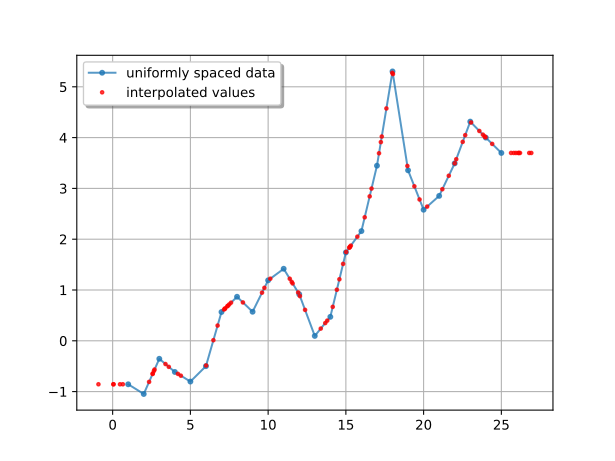

This chart was generated by the following Python code:
import numpy as np
import matplotlib.pyplot as plt
from linear_interp_uniform_grid import interp1du


rng = np.random.default_rng(0x1ce1cebab1e)
n = 25
y = rng.normal(size=n).cumsum()
x = np.arange(1, len(y) + 1)
x0 = x[0]
step = x[1] - x[0]

# Generate some random points at which to interpolate, possibly
# include points outside the interpolation interval.
nsamples = 80
xx = x0 + step*((len(y)+3)*rng.random(nsamples) - 2)

yy = interp1du(xx, x0, step, y)

plt.plot(x, y, 'o-', alpha=0.75, markersize=3.5, label='uniformly spaced data')
plt.plot(xx, yy, 'ro', alpha=0.75, markersize=2.5, label='interpolated values')
plt.legend(framealpha=1, shadow=True)
plt.grid(True)
plt.show()
# plt.savefig('demo.svg', transparent=True)
